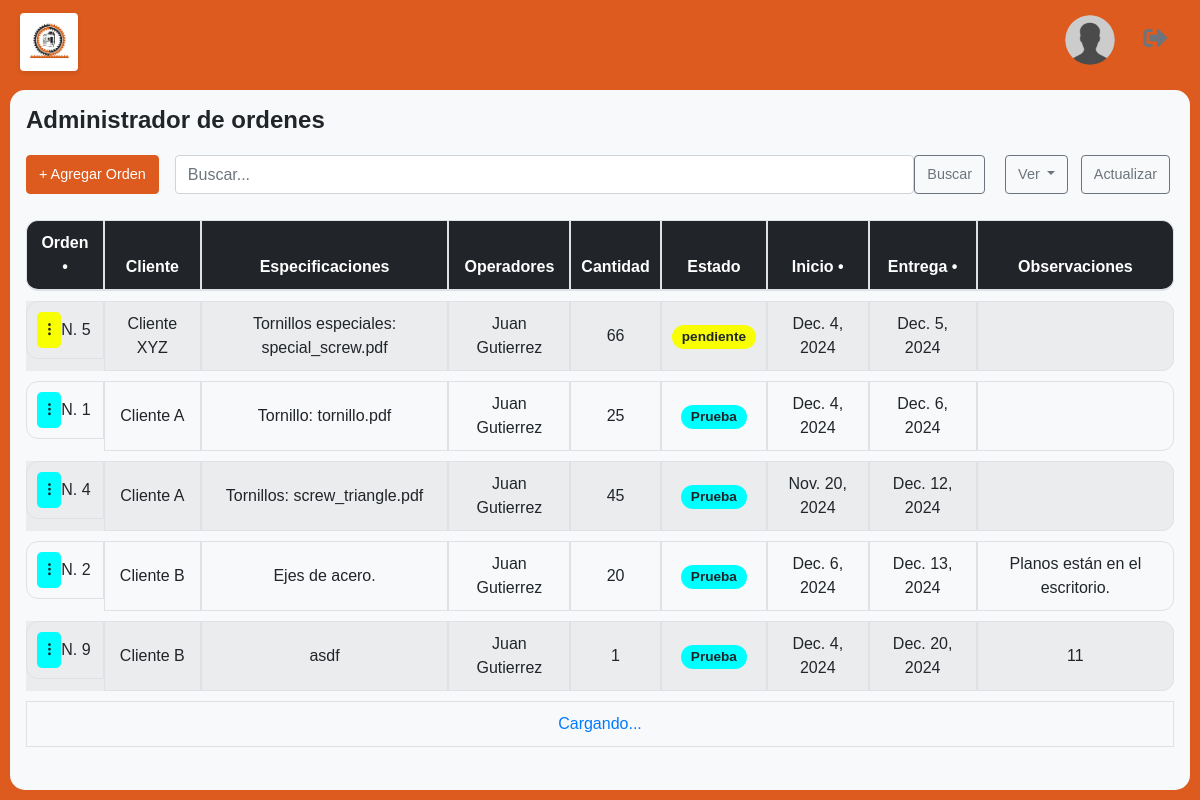
The page / (signed in) on the database as committed earlier.
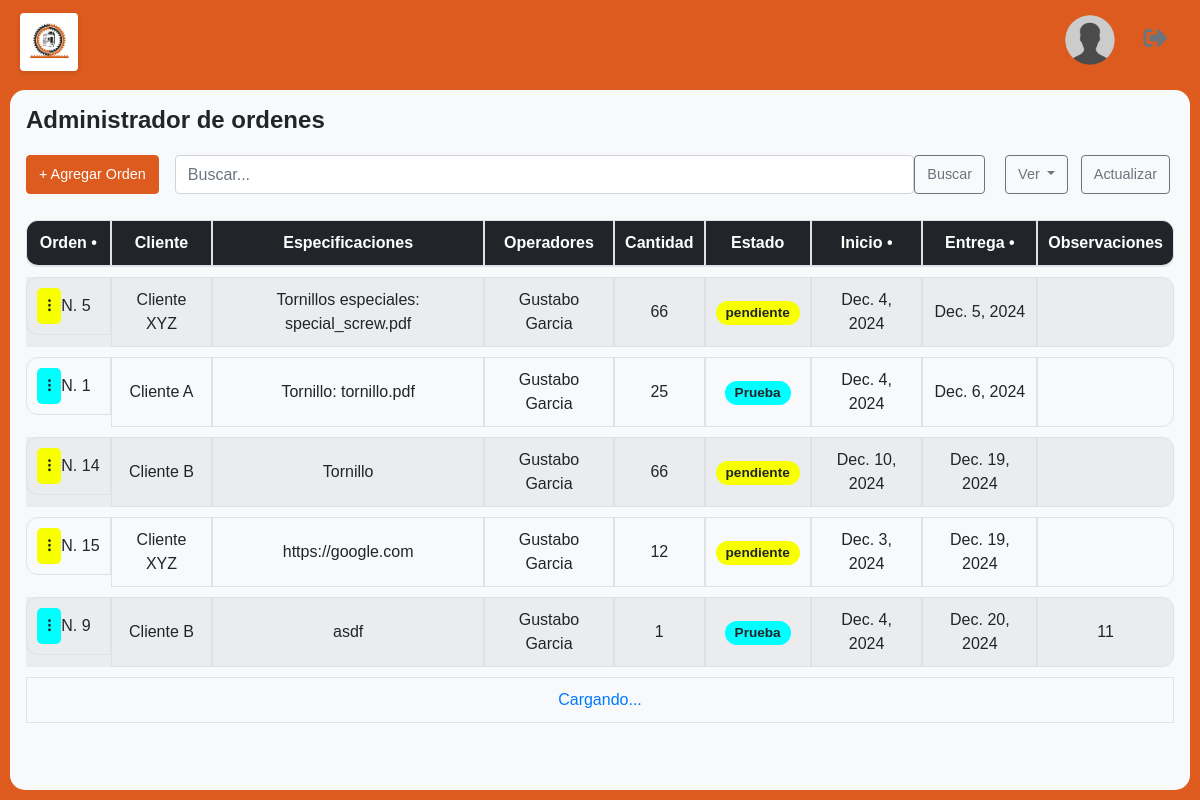
The same page on the database as committed later.
### orders/models.py (models this page shows, shortened)
class Order(models.Model):
    client = models.ForeignKey(Client, on_delete=models.CASCADE, related_name="orders")
    description = models.TextField() # specification description
    quantity = models.IntegerField() # solicited cuantity
    start_date = models.DateField()
    delivery_date = models.DateField()
    status = models.ForeignKey(OrderStatus, on_delete=models.CASCADE, related_name="orders")
    observations = models.TextField(blank=True, null=True)
    created_by = models.ForeignKey(User, on_delete=models.CASCADE, related_name="created_orders")

class Client(models.Model):
    name = models.CharField(max_length=128, unique=True)

class OrderUser(models.Model):
    order = models.ForeignKey(Order, on_delete=models.CASCADE, related_name="order_users")
    user = models.ForeignKey(User, on_delete=models.CASCADE, related_name="user_orders")

class User(AbstractUser):
    ROL_CHOICES = [
        (1, 'Administrador'),
        (2, 'Operador'),
    ]
    role = models.IntegerField(choices=ROL_CHOICES, default=2)
    f_lastname = models.CharField(max_length=100, blank=True, null=True)
    m_lastname = models.CharField(max_length=100, blank=True, null=True)

class OrderStatus(models.Model):
    status = models.CharField(max_length=20)
    color = models.CharField(max_length=10)

### orders/views.py (the view, shortened to what this page needs)
# urls.py: path("", order_views.ManagementView.as_view(), name='order_list'),
class ManagementView(LoginRequiredMixin, UserPassesTestMixin, ListView):
    model = Order
    template_name = "orders/management.html"
    context_object_name = "orders"
    paginate_by = 5
    def get_queryset(self):
        order_by = self.request.GET.get('order_by', 'delivery_date')
        order_direction = self.request.GET.get('order_direction', 'asc')
        search_query = self.request.GET.get('search', '').strip()
        select_by = self.request.GET.get('select_by', None)
        valid_order_fields = ['id', 'delivery_date', 'start_date']
        if order_by not in valid_order_fields:
            order_by = 'delivery_date'
        if order_direction == 'desc':
            order_by = f'-{order_by}'
        queryset = (
            Order.objects.select_related("client", "status", "created_by")
            .prefetch_related("order_users__user")
        )
        if select_by:
            queryset = queryset.filter(status__status=select_by)
            return queryset
        excluded_statuses = ['archivado', 'cancelado']
        queryset = queryset.exclude(status__status__in=excluded_statuses)
        return queryset.order_by(order_by)
    def get(self, request, *args, **kwargs):
        if request.headers.get('x-requested-with') == 'XMLHttpRequest':
            self.object_list = self.get_queryset()
            context = self.get_context_data()
            rendered_orders = render_to_string('orders/partials/order_list.html', {'orders': context['orders']})
            return JsonResponse({'orders': rendered_orders}, status=200)
        return super().get(request, *args, **kwargs)
    def test_func(self):
        return self.request.user.is_staff

### templates/orders/management.html (shortened to what this page needs)
{% extends "base.html" %}
{% load static %}
{% block container %}
<div class="scroll-container">
    <h2 class="title">Administrador de ordenes</h2>
    <div class="actions-row d-flex justify-content-between align-items-center">
        <a class="btn btn-primary btn-color" href="{% url 'create_order' %}">+ Agregar Orden</a>
        <form method="get" action="{% url 'order_list' %}" class="d-flex flex-grow-1 mx-3">
            <input
                type="text"
                name="search"
                class="form-control me-2 flex-grow-1"
                placeholder="Buscar..."
                value="{{ request.GET.search|default_if_none:'' }}"
            />
            <button type="submit" class="btn btn-outline-secondary">Buscar</button>
        </form>
        <div>
            <a class="btn btn-outline-secondary mx-1 dropdown-toggle" href="#" role="button" id="dropdownMenuLink" data-bs-toggle="dropdown" aria-expanded="false">
                Ver
            </a>
            <a class="btn btn-outline-secondary mx-1" href="{% url 'redirect' %}">Actualizar</a>
        </div>
    </div>
    <div class=" mt-3">
        <table class="table table-bordered table-striped align-middle">
            <thead class="table-dark">
                <tr>
                    <th>Orden <a href="?order_by=id&order_direction={% if request.GET.order_direction == 'desc' %}asc{% else %}desc{% endif %}" style="color: white;">•</a></th>
                    <th>Cliente</th>
                    <th>Especificaciones</th>
                    <th>Operadores</th>
                    <th>Cantidad</th>
                    <th>Estado</th>
                    <th>Inicio <a href="?order_by=start_date&order_direction={% if request.GET.order_direction == 'desc' %}asc{% else %}desc{% endif %}" style="color: white;">•</a></th>
                    <th>Entrega <a href="?order_by=delivery_date&order_direction={% if request.GET.order_direction == 'desc' %}asc{% else %}desc{% endif %}" style="color: white;">•</a></th>
                    <th>Observaciones</th>
                </tr>
            </thead>
            <tbody id="order-list">
                {% include 'orders/partials/order_list.html' %}
            </tbody>
            <tfoot>
                <tr id="loader" style="display: none;">
                    <td colspan="9" class="text-center">
                        <div class="spinner-border text-primary" role="status">
                            <span class="visually-hidden">Cargando...</span>
                        </div>
                    </td>
                </tr>
            </tfoot>
        </table>
    </div>
</div>
{% endblock %}

### templates/orders/partials/order_list.html (shortened to what this page needs)
{% for order in orders %}
<tr>
    <td class="d-flex align-items-center position-relative">
        <a class="btn btn-sm btn-anim btn-light me-2" style="background-color: {{ order.status.color }};" href="#" data-bs-toggle="dropdown" aria-expanded="false">
            <strong>⁝</strong>
        </a>
        N. {{ order.id }}
    </td>
    <td>{{ order.client.name }}</td>
    <td>{{ order.description }}</td>
    <td>
        <ul class="list-unstyled mb-0">
            {% for order_user in order.order_users.all %}
            <li>{{ order_user.user.first_name }} {{ order_user.user.f_lastname }}</li>
            {% endfor %}
        </ul>
    </td>
    <td>{{ order.quantity }}</td>
    <td><span class="badge" style="background-color: {{ order.status.color }}">{{ order.status.status }}</span></td>
    <td>{{ order.start_date }}</td>
    <td>{{ order.delivery_date }}</td>
    <td>{{ order.observations }}</td>
</tr>
{% endfor %}

Rows that differ between the two databases and show on the page:
no longer on this page (row edited): Order: id "4", client.name "Cliente A", description "Tornillos: screw_triangle.pdf", quantity "45", status.status "Prueba", start_date "Nov. 20, 2024", delivery_date "Dec. 12, 2024"
no longer on this page (row unchanged): OrderUser: user.first_name "Juan", user.f_lastname "Gutierrez", shown under "4"
no longer on this page (row edited): Order: id "2", client.name "Cliente B", description "Ejes de acero.", quantity "20", status.status "Prueba", start_date "Dec. 6, 2024", delivery_date "Dec. 13, 2024", observations "Planos están en el escritorio."
no longer on this page (row unchanged): OrderUser: user.first_name "Juan", user.f_lastname "Gutierrez", shown under "2"
changed OrderUser (number 1 of 5 on the later page): user.first_name "Juan" → "Gustabo"; user.f_lastname "Gutierrez" → "Garcia"
changed OrderUser (number 2 of 5 on the later page): user.first_name "Juan" → "Gustabo"; user.f_lastname "Gutierrez" → "Garcia"
added Order: id "14", client.name "Cliente B", description "Tornillo", quantity "66", status.status "pendiente", start_date "Dec. 10, 2024", delivery_date "Dec. 19, 2024"
added OrderUser: user.first_name "Gustabo", user.f_lastname "Garcia", shown under "14"
added Order: id "15", client.name "Cliente XYZ", description "https://google.com", quantity "12", status.status "pendiente", start_date "Dec. 3, 2024", delivery_date "Dec. 19, 2024"
added OrderUser: user.first_name "Gustabo", user.f_lastname "Garcia", shown under "15"
changed OrderUser (number 5 of 5 on the later page): user.first_name "Juan" → "Gustabo"; user.f_lastname "Gutierrez" → "Garcia"
